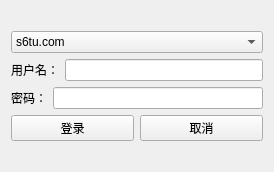
<?xml version="1.0" encoding="UTF-8"?>
<ui version="4.0">
 <class>tuchuangLoginForm</class>
 <widget class="QWidget" name="tuchuangLoginForm">
  <property name="geometry">
   <rect>
    <x>0</x>
    <y>0</y>
    <width>274</width>
    <height>172</height>
   </rect>
  </property>
  <property name="windowTitle">
   <string>Form</string>
  </property>
  <layout class="QVBoxLayout" name="verticalLayout_2">
   <item>
    <layout class="QVBoxLayout" name="verticalLayout">
     <item>
      <widget class="QComboBox" name="comboBox">
       <item>
        <property name="text">
         <string>s6tu.com</string>
        </property>
       </item>
       <item>
        <property name="text">
         <string>s2tu.com</string>
        </property>
       </item>
       <item>
        <property name="text">
         <string>pic303.com</string>
        </property>
       </item>
      </widget>
     </item>
     <item>
      <layout class="QHBoxLayout" name="horizontalLayout_3">
       <item>
        <widget class="QLabel" name="label">
         <property name="text">
          <string>用户名：</string>
         </property>
        </widget>
       </item>
       <item>
        <widget class="QLineEdit" name="lineEditUser"/>
       </item>
      </layout>
     </item>
     <item>
      <layout class="QHBoxLayout" name="horizontalLayout_2">
       <item>
        <widget class="QLabel" name="label_2">
         <property name="text">
          <string>密码：</string>
         </property>
        </widget>
       </item>
       <item>
        <widget class="QLineEdit" name="lineEditpwd"/>
       </item>
      </layout>
     </item>
     <item>
      <layout class="QHBoxLayout" name="horizontalLayout">
       <item>
        <widget class="QPushButton" name="pushButtonLogin">
         <property name="text">
          <string>登录</string>
         </property>
        </widget>
       </item>
       <item>
        <widget class="QPushButton" name="pushButtonCancle">
         <property name="text">
          <string>取消</string>
         </property>
        </widget>
       </item>
      </layout>
     </item>
    </layout>
   </item>
  </layout>
 </widget>
 <resources/>
 <connections/>
</ui>
